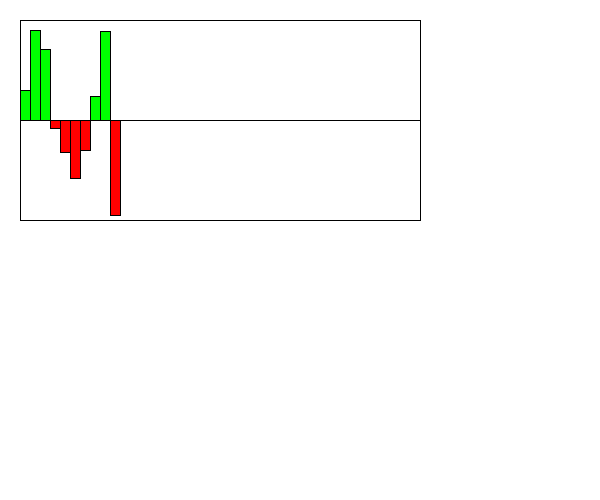
Frame 1 (no input)
Frame 60 (the mouse pressed at the canvas centre just before this capture): identical to frame 1, image omitted
Frame 120 (the mouse held since frame 60 and released just before this capture): identical to frame 1, image omitted

The Processing sketch that drew this single still picture (run headless with seeded random() and noise(); from frame 60 on, the mouse is pressed at the canvas centre):

// Processing sketch: Section1
// ── Section1.pde
int MAX_VALUE = 100;
int MIN_VALUE = -100;
Visualizer v;

/*You are simulating a visualizer of multiple values
 You need to create a display method first. 
 Then you can make a method that changes the values each time the update is called. 
 */
class Visualizer {
  float x, y;
  float [] values;
  float [] speeds;
  Visualizer(float x, float y) {
    this.x = x;
    this.y = y;
    values = new float[10];
    speeds = new float[10];
    for (int i = 0; i < values.length; i++) {
      values[i] = random(-99, 99);
      speeds[i] = random(2);
    }
  }

  void display() {
    //draw the bars equally spaced inside this box. 
    //You can assume 10, but it would be even better 
    //if you could modify it to be larger increments.
    fill(255);
    rect(x, y, 400, 200);
    //This is a 200x400 box.
    //The width of the visualizer is 400! This rect is the border

    //the line is the 0 y-value, the top is 100, the bottom is -100
    line(x, y+100, x+400, y+100);

    //You need to use a loop. You need to make the HEIGHT of the bars 
    //the values in the array.
    //Negative values are red, and go below the line.
    //Positive values are green and go above the line.
    for(int h = 0; h < values.length; h++){
      if (values[h] > 0){
        fill(0,255,0);  
      }  
      else{
        fill(255,0,0);
      }  
      rect(x+10*h, y + 100 - values[h], 10, values[h]);
    } 

    //???WRITE THIS METHOD FIRST!!!
    //THESE ARE WRONG: They just illustrate how they could look
    //fill(255, 0, 0);
   // rect(x+40, y+100, 60, 50);
    //fill(0, 255, 0);
    //rect(x+120, y+50, 60, 50);


    //Width of the visualizer is 400!

  
  }
  void update() {
    //???WRITE THIS METHOD SECOND!!!
    for (int i = 0; i < values.length; i++) {
      values[i] += speeds[i]; //the speed updates the values. Do not touch this.
      //??? keep them values between max/min value so they stay in the box.

      //??? reverse the speeds so the bar oscillates up/down when it reaches max/min

      
    }
  }
}

void setup() {
  size(600, 500);
  v = new Visualizer(20, 20);
}
void draw() {
  background(255);
  v.display();
 // v.update();
}
